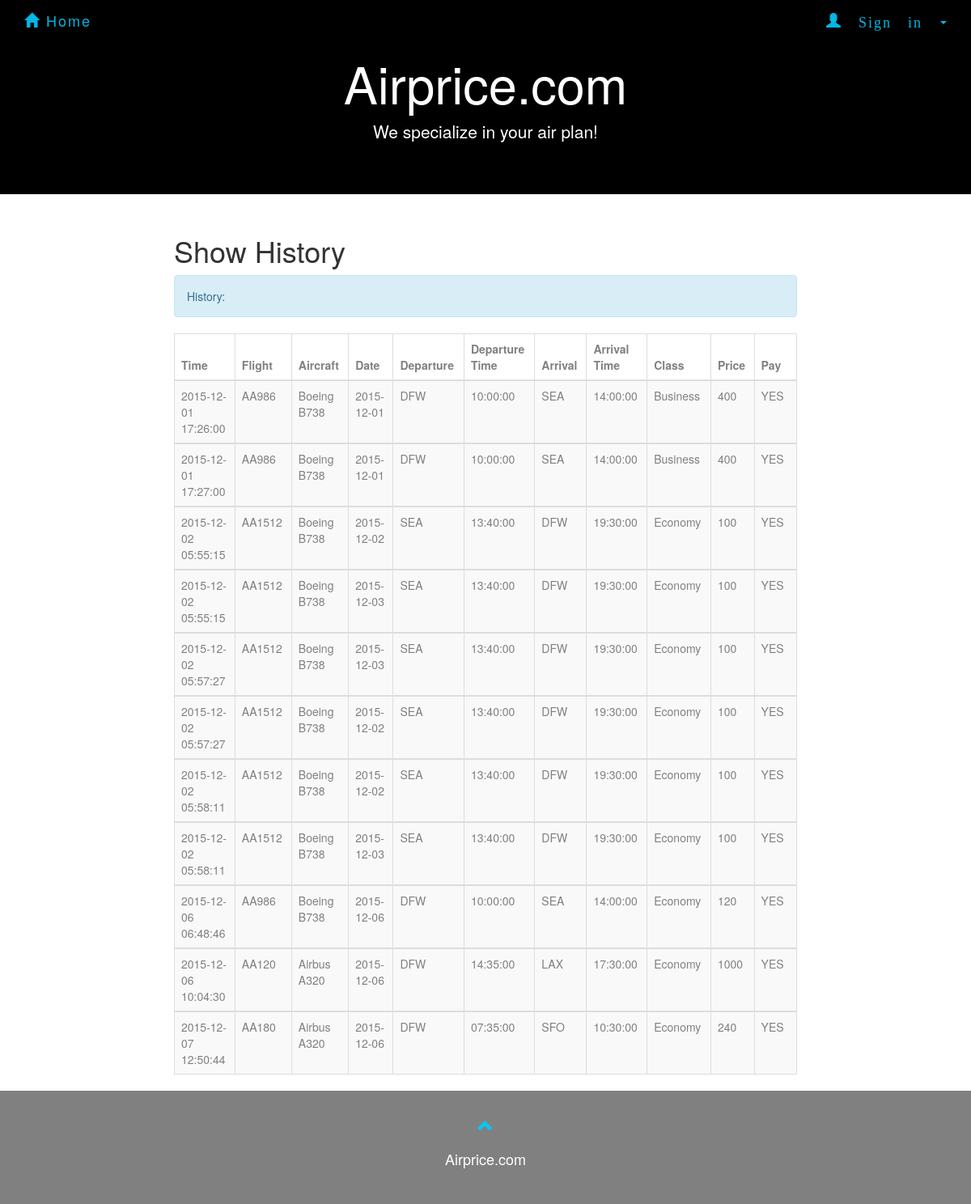
Screenshot of /demo/showhistory.php (signed in) with the database file from the repository.
### tables this page shows
CREATE TABLE `flight` (
  `number` varchar(20) NOT NULL,
  `airplane_id` varchar(10) NOT NULL,
  `departure` varchar(10) NOT NULL,
  `d_time` time NOT NULL,
  `arrival` varchar(10) NOT NULL,
  `a_time` time NOT NULL,
  PRIMARY KEY (`number`),
  KEY `code_idx` (`departure`,`arrival`),
  KEY `airplaneid_idx` (`airplane_id`),
  KEY `arrival_idx` (`arrival`),
  CONSTRAINT `airplaneid` FOREIGN KEY (`airplane_id`) REFERENCES `airplane` (`ID`) ON DELETE CASCADE ON UPDATE CASCADE,
  CONSTRAINT `arrival` FOREIGN KEY (`arrival`) REFERENCES `airport` (`code`) ON DELETE CASCADE ON UPDATE CASCADE,
  CONSTRAINT `departure` FOREIGN KEY (`departure`) REFERENCES `airport` (`code`) ON DELETE CASCADE ON UPDATE CASCADE
);

CREATE TABLE `book` (
  `ID` int(11) NOT NULL AUTO_INCREMENT,
  `Time` datetime NOT NULL,
  `Date` date NOT NULL,
  `Flightno` varchar(10) NOT NULL,
  `Username` varchar(45) NOT NULL,
  `Classtype` varchar(20) NOT NULL,
  `Paid` int(1) DEFAULT '0',
  PRIMARY KEY (`ID`,`Flightno`),
  KEY `username_idx` (`Username`),
  KEY `classname_idx` (`Classtype`),
  KEY `flightno_idx` (`Flightno`,`Classtype`),
  CONSTRAINT `Flightno` FOREIGN KEY (`Flightno`, `Classtype`) REFERENCES `Class` (`Number`, `Name`) ON DELETE CASCADE ON UPDATE CASCADE,
  CONSTRAINT `Username` FOREIGN KEY (`Username`) REFERENCES `Passanger` (`Username`) ON DELETE NO ACTION ON UPDATE NO ACTION
);

CREATE TABLE `airplane` (
  `ID` varchar(10) NOT NULL,
  `Type` varchar(10) NOT NULL,
  `Company` varchar(20) NOT NULL,
  `Classes` varchar(20)NOT NULL,
  PRIMARY KEY (`ID`)
);

CREATE TABLE `class` (
  `Number` varchar(10) NOT NULL,
  `Name` varchar(20) NOT NULL,
  `Capacity` int(11) NOT NULL,
  `Price` float NOT NULL,
  PRIMARY KEY (`Number`,`Name`),
  KEY `number_idx` (`Number`),
  CONSTRAINT `Number` FOREIGN KEY (`Number`) REFERENCES `Flight` (`Number`) ON DELETE CASCADE ON UPDATE CASCADE
);

### demo/showhistory.php (the view, shortened to what this page needs)
<?php
$user = $_SESSION['user'];
?>
<!DOCTYPE html>
<html>
<html lang="en">
<head>
  <link rel="stylesheet" href="http://maxcdn.bootstrapcdn.com/bootstrap/3.3.5/css/bootstrap.min.css">
  <link rel="stylesheet" href="forcompany.css">
  <link rel="stylesheet" href="homepage.css">
  <link rel="stylesheet" href="AdminSignin.css">
</head>
<body>
  <nav class="navbar navbar-default navbar-fixed-top">
    <div class="container">
      <div class="navbar-header">
        <a class="navbar-brand" href="homepage.html"><span class="glyphicon glyphicon-home"></span> Home</a>
      </div>
      <div class="collapse navbar-collapse" id="myNavbar">
        <ul class="nav navbar-nav navbar-right">
          <li class="dropdown" id = "new">
            <a class="dropdown-toggle" data-toggle="dropdown" href="#"><span class="glyphicon glyphicon-user"> Sign in&nbsp;</span><span class="caret"></span>
            </a>
              </li>
            </ul>
      </div>
    </div>
  </nav>
<div class="jumbotron text-center">
        <h1>Airprice.com</h1>
        <p>We specialize in your air plan!</p>
</div>
<div class="container-fluid text-center">
  <div class="row content">
    <div class="col-sm-2 sidenav">
    </div>
    <div class="col-sm-8 text-left">
      <h1>Show History</h1>
<?php
include_once 'dbconnect2.php';
$sql = "SELECT FL.number AS FLnumber, company, type, time, B.date,  departure, d_time, arrival, a_time, C.name AS classname, price, paid
            FROM flight FL,  class C, airplane AP , book B
            WHERE (FL.number = C.number) AND (B.flightno = c.number) AND (classtype = C.name) AND (FL.airplane_id = AP.ID)
            AND  B.username = '$user' AND paid = '1'
            ORDER BY time";
$result = mysqli_query($con,$sql);
$rowcount = mysqli_num_rows($result);
    if($rowcount == 0){
        echo "<div class='alert alert-info'><strong>Nothing in the history.</strong></div>";
    }
    else{
    echo "<div class='alert alert-info'>History:</div>";
    echo "<table class='table table-bordered table-striped table-hover'>
          <thead>
          <tr>
            <th>Time</th>
            <th>Flight</th>
            <th>Aircraft</th>
            <th>Date</th>
            <th>Departure</th>
            <th>Departure Time</th>
            <th>Arrival</th>
            <th>Arrival Time</th>
            <th>Class</th>
            <th>Price</th>
            <th>Pay</th>
          </tr>
          </thead>";
    while($row = mysqli_fetch_array($result)) {
        echo "<tbody><tr>";
        echo "<td>" . $row['time'] . "</td>";
        echo "<td>" . $row['FLnumber'] . "</td>";
        echo "<td>" . $row['company']." ".$row['type']. "</td>";
        echo "<td>" . $row['date'] . "</td>";
        echo "<td>" . $row['departure'] . "</td>";
        echo "<td>" . $row['d_time'] . "</td>";
        echo "<td>" . $row['arrival'] . "</td>";
        echo "<td>" . $row['a_time'] . "</td>";
        echo "<td>" . $row['classname'] . "</td>";
        echo "<td>" . $row['price'] . "</td>";
        if($row['paid'] == 1){
            echo "<td>YES</td>";
        }
        echo "</tr>";
    }
    echo " </tbody></table>";
    }
?>
    </div>
  </div>
</div>
<footer class="container-fluid text-center">
        <a href="#signUpPage" title="To Top">
            <span class="glyphicon glyphicon-chevron-up"></span>
        </a>
        <p>Airprice.com</p>
</footer>
</body>
</html>

### demo/forcompany.css (style rules this page uses)
.jumbotron { background-color: black; color: #ffffff; }
.navbar { margin-bottom: 0; background-color: black; border: 0; font-size: 18px !important; letter-spacing: 2px; opacity: 0.9; }
.navbar li a, .navbar .navbar-brand { color: #00ccff !important; }
footer { background-color: gray; color: #fff; padding: 32px; font-size: 18px; }
footer .glyphicon { font-size: 20px; margin-bottom: 20px; color: #00ccff; opacity: 0.9; }

### demo/AdminSignin.css (style rules this page uses)
th { width: 50px; height: 10px; color: gray; }
td { color: gray; }

### rows the page displays
flight: book.Time "2015-12-01 17:26:00", number "AA986", airplane.Company "Boeing", airplane.Type "B738", book.Date "2015-12-01", departure "DFW", d_time "10:00:00", arrival "SEA", a_time "14:00:00", class.Name "Business", class.Price "400", book.Time "2015-12-01 17:27:00", book.Time "2015-12-06 06:48:46", book.Date "2015-12-06", class.Name "Economy", class.Price "120"
flight: book.Time "2015-12-02 05:55:15", number "AA1512", airplane.Company "Boeing", airplane.Type "B738", book.Date "2015-12-02", departure "SEA", d_time "13:40:00", arrival "DFW", a_time "19:30:00", class.Name "Economy", class.Price "100", book.Date "2015-12-03", book.Time "2015-12-02 05:57:27", book.Time "2015-12-02 05:58:11"
flight: book.Time "2015-12-06 10:04:30", number "AA120", airplane.Company "Airbus", airplane.Type "A320", book.Date "2015-12-06", departure "DFW", d_time "14:35:00", arrival "LAX", a_time "17:30:00", class.Name "Economy", class.Price "1000"
flight: book.Time "2015-12-07 12:50:44", number "AA180", airplane.Company "Airbus", airplane.Type "A320", book.Date "2015-12-06", departure "DFW", d_time "07:35:00", arrival "SFO", a_time "10:30:00", class.Name "Economy", class.Price "240"
